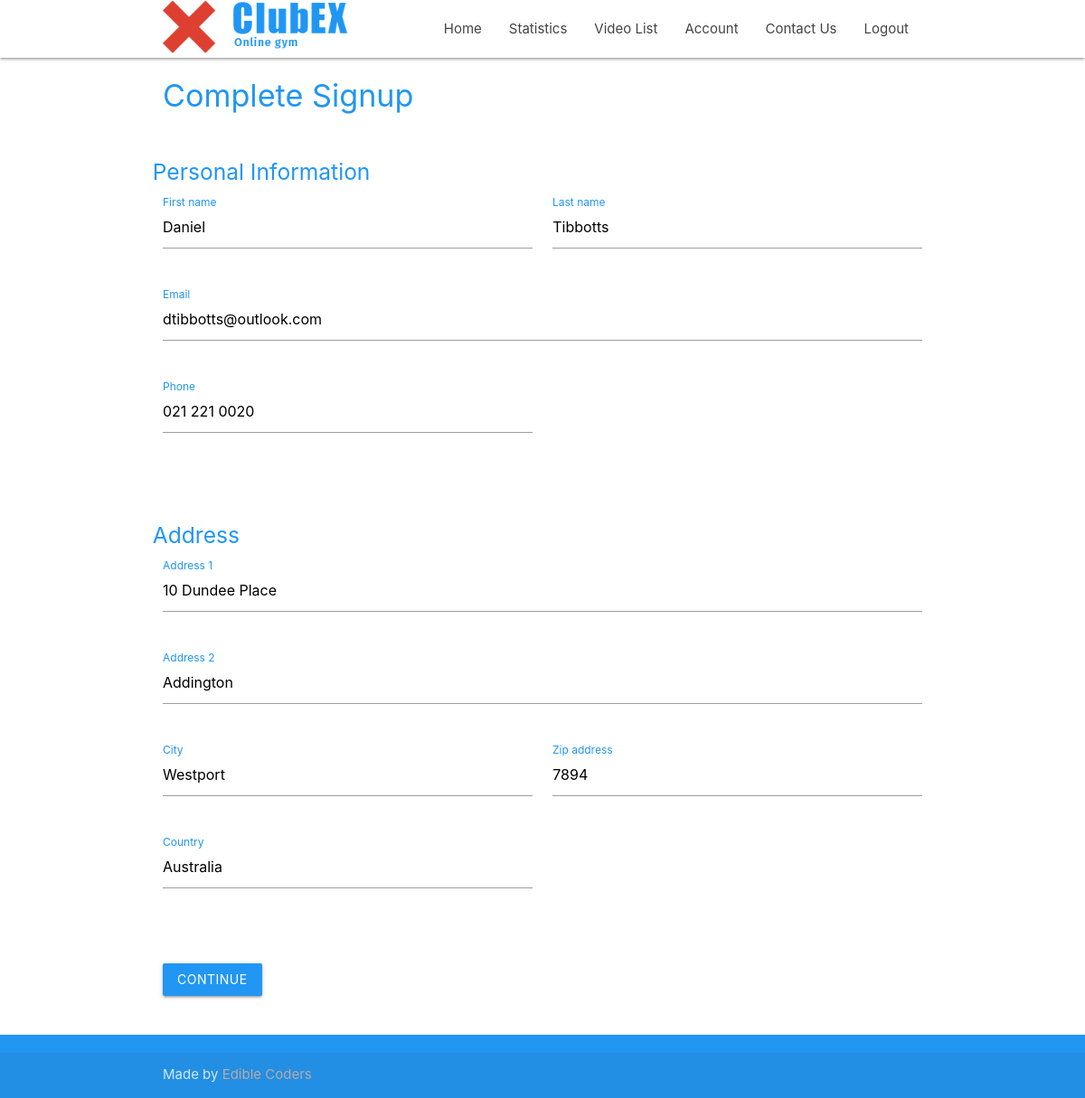
/accounts/customer/new/ (signed in), run on the app's committed database.
### accounts/models.py (models this page shows, shortened)
class Customer(models.Model):
    user = models.OneToOneField(User, on_delete=models.CASCADE, null=True, blank=True, related_name='customer')
    username = models.CharField(max_length=200, blank=True, null=True)
    first_name = models.CharField(max_length=50, default='', null=True, blank=True)
    last_name = models.CharField(max_length=50, default='', null=True, blank=True)
    address_1 = models.CharField(max_length=50, default='', null=True, blank=True)
    address_2 = models.CharField(max_length=50, null=True, blank=True)
    city = models.CharField(max_length=50, default='', null=True, blank=True)
    country = models.CharField(max_length=50, null=True, blank=True)
    zip_address = models.CharField(max_length=10, null=True, blank=True)
    email = models.EmailField(max_length=100, default='', null=True, blank=True)
    phone = models.CharField(max_length=20, default='', null=True, blank=True)
    created = models.DateTimeField(auto_now_add=True)
    id = models.UUIDField(default=uuid.uuid4, unique=True, primary_key=True, editable=True)

### accounts/views.py (the view, shortened to what this page needs)
# urls.py: path('customer/new/', views.customer_new, name="customer-new"),
@login_required(login_url='login')
def customer_new(request):
    customer = Customer.objects.get(user=request.user)
    form = CustomerForm(instance=customer)
    return render(request, 'customer-new.html', {'form': form})

### templates/customer-new.html (shortened to what this page needs)
{% extends 'base.html' %} {% block content %}
<div class="container">
    <form class="col s12" method='POST' novalidate>
        <h4 class="blue-text">Complete Signup</h4>
        <br>
        <div class="row">
          <h5 class="blue-text">Personal Information</h5>
          <div class="input-field col s12 l6">
              {{form.first_name}}
              <label for="{{ form.first_name.id_for_label }}" class="blue-text">{{form.first_name.label}}</label>
              <span class="helper-text">{{form.first_name.help_text}}</span>
          </div>
          <div class="input-field col s12 l6">
              {{form.last_name}}
              <label for="{{ form.last_name.id_for_label }}" class="blue-text">{{form.last_name.label}}</label>
              <span class="helper-text">{{form.last_name.help_text}}</span>
          </div>
          <div class="input-field col s12">
              <label for="{{ form.email.id_for_label }}" class="blue-text">{{form.email.label}}</label>
            {{form.email}}
              <span class="helper-text">{{form.email.help_text}}</span>
          </div>
          <div class="input-field col s12 l6">
              {{form.phone}}
              <label for="{{ form.phone.id_for_label }}" class="blue-text">{{form.phone.label}}</label>
              <span class="helper-text">{{form.phone.help_text}}</span>
          </div>
        </div>
        <br>
        <div class="row">
          <h5 class="blue-text">Address</h5>
          <div class="input-field col s12">
              <label for="{{form.address_1.id_for_label}}" class="blue-text">{{form.address_1.label}}</label>
              {{form.address_1}}
              <span class="helper-text">{{form.address_1.help_text}}</span>
          </div>
          <div class="input-field col s12">
              <label for="{{form.address_2.id_for_label}}" class="blue-text">{{form.address_2.label}}</label>
              {{form.address_2}}
              <span class="helper-text">{{form.address_2.help_text}}</span>
          </div>
          <div class="input-field col s12 l6">
              <label for="{{form.city.id_for_label}}" class="blue-text">{{form.city.label}}</label>
              {{form.city}}
              <span class="helper-text">{{form.city.help_text}}</span>
          </div>
          <div class="input-field col s12 l6">
              <label for="{{form.zip_address.id_for_label}}" class="blue-text">{{form.zip_address.label}}</label>
              {{form.zip_address}}
              <span class="helper-text">{{form.zip_address.help_text}}</span>
          </div>
          <div class="input-field col s12 l6">
              <label for="{{form.country.id_for_label}}" class="blue-text">{{form.country.label}}</label>
              {{form.country}}
              <span class="helper-text">{{form.country.help_text}}</span>
          </div>
        </div>
      <br>
      <div class="row">
        <div class="col s12">
          <button type="submit" class="waves-effect waves-light blue btn"  value="Continue">
            Continue
          </button>
        </div>
      </div>
      <br>
    </form>
  </div>
{% endblock content %}

### data on the page
Customer: first_name "Daniel", last_name "Tibbotts", email "dtibbotts@outlook.com", phone "021 221 0020", address_1 "10 Dundee Place", address_2 "Addington", city "Westport", zip_address "7894", country "Australia"
